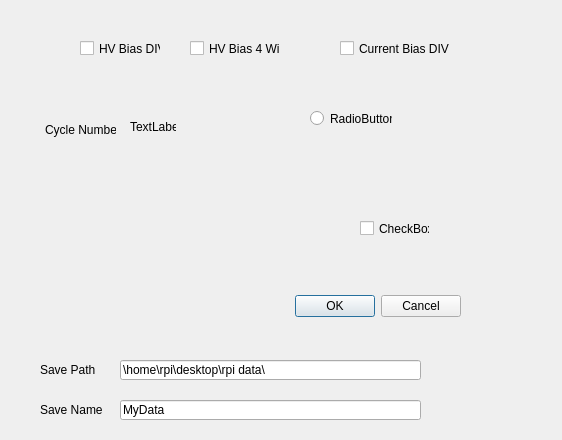
<?xml version="1.0" encoding="UTF-8"?>
<ui version="4.0">
 <class>Dialog</class>
 <widget class="QDialog" name="Dialog">
  <property name="geometry">
   <rect>
    <x>0</x>
    <y>0</y>
    <width>562</width>
    <height>440</height>
   </rect>
  </property>
  <property name="windowTitle">
   <string>Dialog</string>
  </property>
  <widget class="QDialogButtonBox" name="buttonBox">
   <property name="geometry">
    <rect>
     <x>120</x>
     <y>290</y>
     <width>341</width>
     <height>32</height>
    </rect>
   </property>
   <property name="orientation">
    <enum>Qt::Horizontal</enum>
   </property>
   <property name="standardButtons">
    <set>QDialogButtonBox::Cancel|QDialogButtonBox::Ok</set>
   </property>
  </widget>
  <widget class="QCheckBox" name="HVBiasDIV">
   <property name="geometry">
    <rect>
     <x>80</x>
     <y>40</y>
     <width>81</width>
     <height>17</height>
    </rect>
   </property>
   <property name="text">
    <string>HV Bias DIV</string>
   </property>
  </widget>
  <widget class="QRadioButton" name="radioButton">
   <property name="geometry">
    <rect>
     <x>310</x>
     <y>110</y>
     <width>82</width>
     <height>17</height>
    </rect>
   </property>
   <property name="text">
    <string>RadioButton</string>
   </property>
  </widget>
  <widget class="QLineEdit" name="savepath">
   <property name="geometry">
    <rect>
     <x>120</x>
     <y>360</y>
     <width>301</width>
     <height>20</height>
    </rect>
   </property>
   <property name="text">
    <string>\home\rpi\desktop\rpi data\</string>
   </property>
  </widget>
  <widget class="QLabel" name="lblsavepath">
   <property name="geometry">
    <rect>
     <x>40</x>
     <y>360</y>
     <width>81</width>
     <height>20</height>
    </rect>
   </property>
   <property name="text">
    <string>Save Path</string>
   </property>
  </widget>
  <widget class="QLabel" name="CycleNumber">
   <property name="geometry">
    <rect>
     <x>45</x>
     <y>120</y>
     <width>71</width>
     <height>20</height>
    </rect>
   </property>
   <property name="text">
    <string>Cycle Number</string>
   </property>
  </widget>
  <widget class="QLabel" name="label_3">
   <property name="geometry">
    <rect>
     <x>130</x>
     <y>120</y>
     <width>46</width>
     <height>13</height>
    </rect>
   </property>
   <property name="text">
    <string>TextLabel</string>
   </property>
  </widget>
  <widget class="QCheckBox" name="HV4wire">
   <property name="geometry">
    <rect>
     <x>190</x>
     <y>40</y>
     <width>91</width>
     <height>17</height>
    </rect>
   </property>
   <property name="text">
    <string>HV Bias 4 Wire</string>
   </property>
  </widget>
  <widget class="QCheckBox" name="checkBox_2">
   <property name="geometry">
    <rect>
     <x>360</x>
     <y>220</y>
     <width>70</width>
     <height>17</height>
    </rect>
   </property>
   <property name="text">
    <string>CheckBox</string>
   </property>
  </widget>
  <widget class="QCheckBox" name="CurrentBiasDIV">
   <property name="geometry">
    <rect>
     <x>340</x>
     <y>40</y>
     <width>111</width>
     <height>17</height>
    </rect>
   </property>
   <property name="text">
    <string>Current Bias DIV</string>
   </property>
  </widget>
  <widget class="QLabel" name="lblsavename">
   <property name="geometry">
    <rect>
     <x>40</x>
     <y>400</y>
     <width>81</width>
     <height>20</height>
    </rect>
   </property>
   <property name="text">
    <string>Save Name</string>
   </property>
  </widget>
  <widget class="QLineEdit" name="savename">
   <property name="geometry">
    <rect>
     <x>120</x>
     <y>400</y>
     <width>301</width>
     <height>20</height>
    </rect>
   </property>
   <property name="text">
    <string>MyData</string>
   </property>
  </widget>
 </widget>
 <resources/>
 <connections>
  <connection>
   <sender>buttonBox</sender>
   <signal>accepted()</signal>
   <receiver>Dialog</receiver>
   <slot>accept()</slot>
   <hints>
    <hint type="sourcelabel">
     <x>248</x>
     <y>254</y>
    </hint>
    <hint type="destinationlabel">
     <x>157</x>
     <y>274</y>
    </hint>
   </hints>
  </connection>
  <connection>
   <sender>buttonBox</sender>
   <signal>rejected()</signal>
   <receiver>Dialog</receiver>
   <slot>reject()</slot>
   <hints>
    <hint type="sourcelabel">
     <x>316</x>
     <y>260</y>
    </hint>
    <hint type="destinationlabel">
     <x>286</x>
     <y>274</y>
    </hint>
   </hints>
  </connection>
 </connections>
</ui>
